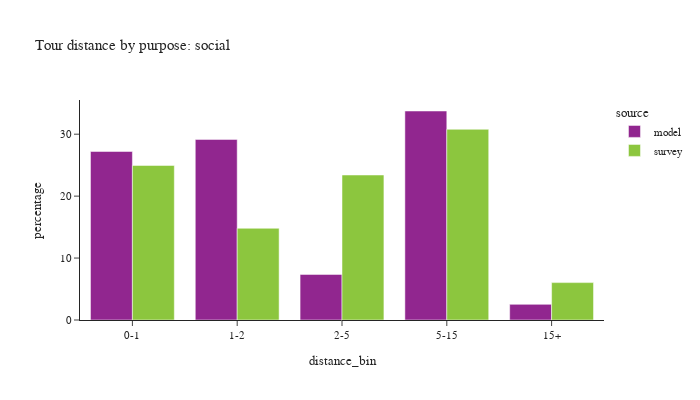

The notebook cell this image was saved under:
### Code cell
plot_bins(tour, tour['pdpurp'] == 7, 'social')

### Figure 1 — Plotly figure (JSON) as saved in the notebook; plotly's stock layout.template omitted (floating-point values rounded to 4 significant figures)
{"data": [{"alignmentgroup": "True", "customdata": [[39205], [42007], [10608], [48618], [3640]], "hovertemplate": "source=model<br>distance_bin=%{x}<br>percentage=%{y}<br>sample count=%{customdata[0]}<extra></extra>", "legendgroup": "model", "marker": {"color": "#91268F", "pattern": {"shape": ""}}, "name": "model", "offsetgroup": "model", "orientation": "v", "showlegend": true, "textposition": "auto", "type": "bar", "x": ["0-1", "1-2", "2-5", "5-15", "15+"], "xaxis": "x", "y": [27.21, 29.16, 7.363, 33.74, 2.526], "yaxis": "y"}, {"alignmentgroup": "True", "customdata": [[1016], [546], [661], [580], [199]], "hovertemplate": "source=survey<br>distance_bin=%{x}<br>percentage=%{y}<br>sample count=%{customdata[0]}<extra></extra>", "legendgroup": "survey", "marker": {"color": "#8CC63E", "pattern": {"shape": ""}}, "name": "survey", "offsetgroup": "survey", "orientation": "v", "showlegend": true, "textposition": "auto", "type": "bar", "x": ["0-1", "1-2", "2-5", "5-15", "15+"], "xaxis": "x", "y": [24.96, 14.81, 23.41, 30.79, 6.035], "yaxis": "y"}], "layout": {"barmode": "group", "font": {"size": 11}, "height": 400, "legend": {"title": {"text": "source"}, "tracegroupgap": 0}, "title": {"text": "Tour distance by purpose: social"}, "width": 700, "xaxis": {"anchor": "y", "domain": [0.0, 1.0], "title": {"text": "distance_bin"}}, "yaxis": {"anchor": "x", "domain": [0.0, 1.0], "title": {"text": "percentage"}}}}
